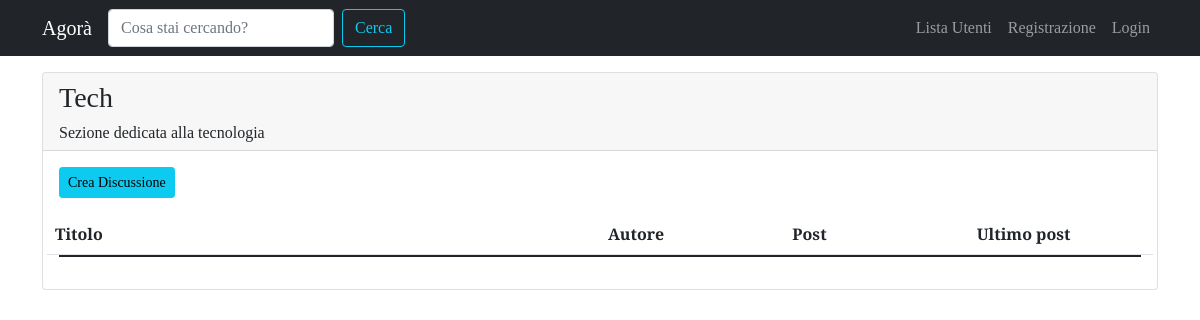
/forum/sezione/2/, run on an earlier commit of the app's database.
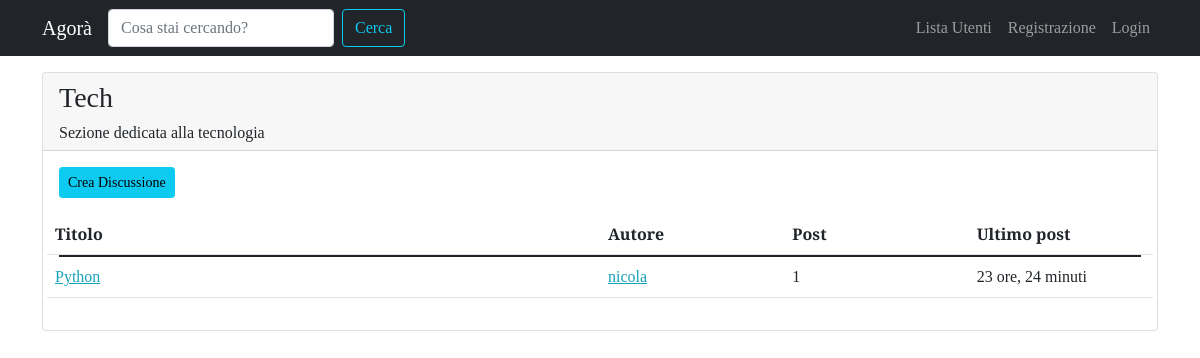
And on a later commit of the database.
### forum/models.py (models this page shows, shortened)
class Discussione(models.Model):
    titolo = models.CharField(max_length=120)
    data_creazione = models.DateTimeField(auto_now_add=True)
    autore_discussione = models.ForeignKey(User, on_delete=models.CASCADE, related_name="discussioni")
    sezione_appartenenza = models.ForeignKey(Sezione, on_delete=models.CASCADE)
    def get_absolute_url(self):
        return reverse("visualizza_discussione", kwargs={"pk": self.pk})
    class Meta:
        verbose_name = "Discussione"
        verbose_name_plural = "Discussioni"

class Post(models.Model):
    autore_post = models.ForeignKey(User, on_delete=models.CASCADE, related_name='posts')
    contenuto = models.TextField()
    data_creazione = models.DateTimeField(auto_now_add=True)
    discussione = models.ForeignKey(Discussione, on_delete=models.CASCADE)
    class Meta:
        verbose_name = "Post"
        verbose_name_plural = 'Posts'

### forum/views.py (the view)
# urls.py: path('sezione/<int:pk>/', views.visualizza_sezione, name='sezione_view'),
def visualizza_sezione(request, pk):
    sezione = get_object_or_404(Sezione, pk=pk)
    discussioni_sezione = Discussione.objects.filter(
        sezione_appartenenza=sezione
    ).order_by("-data_creazione")
    context = {"sezione": sezione, "discussioni": discussioni_sezione}
    return render(request, "forum/singola_sezione.html", context)

### forum/templates/forum/singola_sezione.html (shortened to what this page needs)
{% extends 'base.html' %}
{% block content %}
<div class="card my-3">
    <div class="card-header">
        <h3> {{ sezione.nome_sezione }} </h3>
        <h6 class="card-text"> {{ sezione.descrizione }} </h6>
    </div>
    <div class="card-body">
        <a class="btn btn-sm btn-info" href="{% url 'crea_discussione' pk=sezione.pk %}">Crea Discussione</a>
        <table class="table mt-3">
            <thead>
                <tr class="row">
                    <th class="col-lg-6 col-4">Titolo</th>
                    <th class="col-lg-2 col-3">Autore</th>
                    <th class="col-lg-2 col-2">Post</th>
                    <th class="col-lg-2 col-3">Ultimo post</th>
                </tr>
            </thead>
            <tbody>
                <tr class="row">
                    {% for discussione in discussioni %}
                        <td class="col-lg-6 col-4"><a href="{{ discussione.get_absolute_url }}">{{ discussione.titolo }}</a></td>
                        <td class="col-lg-2 col-3"><a href="{ % url 'user_profile' username=discussione.autore_discussione.username % }">{{ discussione.autore_discussione }}</a></td>
                        <td class="col-lg-2 col-2">{{ discussione.post_set.count }}</td>
                        <td class="col-lg-2 col-3">{{ discussione.post_set.last.data_creazione|timesince }}</td>
                    {% endfor%}
                </tr>
            </tbody>
        </table>
    </div>
</div>
{% endblock content %}

What changed in the data, as far as the page shows it:
added Discussione: titolo "Python", autore_discussione "nicola", post_set.count "1", post_set.last.data_creazione "23 ore, 24 minuti"
